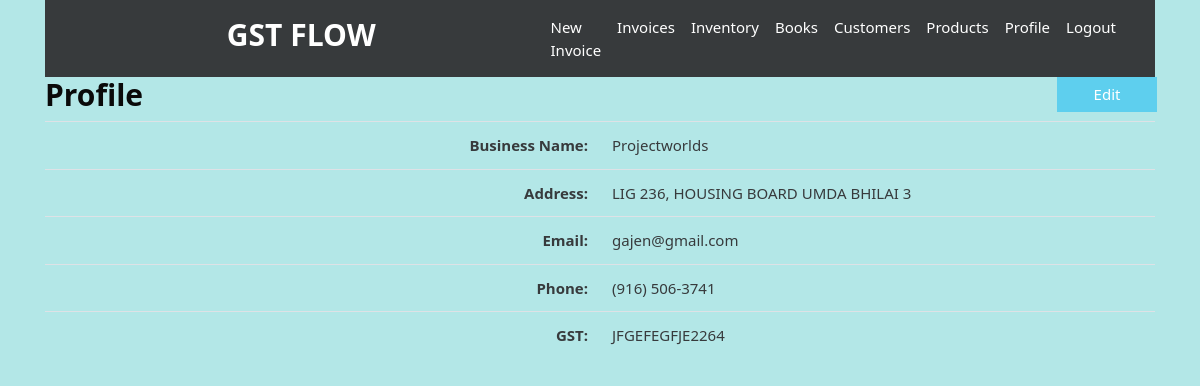
Screenshot of /profile (signed in) with the database file from the repository.
### gstbillingapp/models.py (models this page shows, shortened)
class UserProfile(models.Model):
    user = models.OneToOneField(User, on_delete=models.CASCADE)
    business_title = models.CharField(max_length=100, blank=True, null=True)
    business_address = models.TextField(max_length=400, blank=True, null=True)
    business_email = models.EmailField(blank=True, null=True)
    business_phone = models.CharField(max_length=20, blank=True, null=True)
    business_gst = models.CharField(max_length=15, blank=True, null=True)

### gstbillingapp/views.py (the view)
# urls.py: path('profile', views.user_profile, name='user_profile'),
@login_required
def user_profile(request):
    context = {}
    user_profile = get_object_or_404(UserProfile, user=request.user)
    context['user_profile'] = user_profile
    return render(request, 'gstbillingapp/user_profile.html', context)

### gstbillingapp/templates/gstbillingapp/user_profile.html
{% extends "gstbillingapp/base.html" %}
{% load static %}
{% block content %}
	<div class="row">
		<div class="col">
			<h2 style="font-weight: bold;">Profile</h2>
		</div>
		<div class="col" >
			<a href="{% url 'user_profile_edit' %}" id="user_profile_edit_btn"><button type="button" class="btn btn-primary" style="width: 100px; text-align: center;background-color: rgb(94, 207, 238);border:none;position: absolute;right: 13px;">Edit</button></a>
		</div>
	</div>
	<table class="table">
		<tbody class="two-col-form">
			<tr>
				<th scope="row" class="text-right">Business Name:</th>
				<td class="form-input-td customer_search_area">{{user_profile.business_title}}</td>
			</tr>
			<tr>
				<th scope="row" class="text-right">Address:</th>
				<td class="form-input-td">{{user_profile.business_address}}</td>
			</tr>
			<tr>
				<th scope="row" class="text-right">Email:</th>
				<td class="form-input-td">{{user_profile.business_email}}</td>
			</tr>
			<tr>
				<th scope="row" class="text-right">Phone:</th>
				<td class="form-input-td">{{user_profile.business_phone}}</td>
			</tr>
			<tr>
				<th scope="row" class="text-right">GST:</th>
				<td class="form-input-td">{{user_profile.business_gst}}</td>
			</tr>
		</tbody>
	</table>
{% endblock %}

### gstbillingapp/static/gstbillingapp/main.css (style rules this page uses)
.two-col-form td, .two-col-form th { width: 25%; }

### rows the page displays
UserProfile: business_title "Projectworlds", business_address "LIG 236, HOUSING BOARD UMDA BHILAI 3", business_email "gajen@gmail.com", business_phone "(916) 506-3741", business_gst "JFGEFEGFJE2264"
